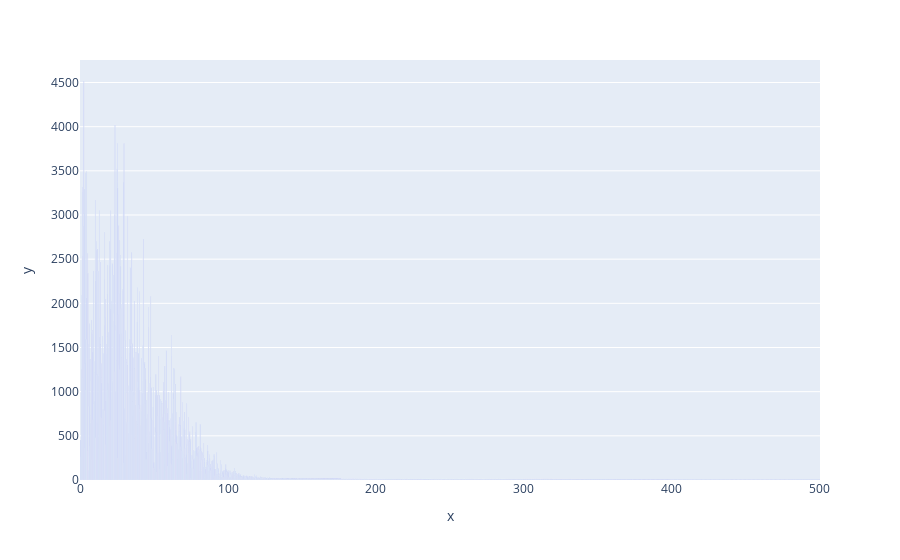

This figure's notebook cell:
### Code cell
px.bar(x=freqs, y=np.abs(fft))

### Figure 1 — Plotly figure (JSON) as saved in the notebook; plotly's stock layout.template omitted (floating-point values rounded to 4 significant figures; data arrays with more than 128 entries replaced by an {"elided": "..."} marker saying what was removed)
{"data": [{"alignmentgroup": "True", "hovertemplate": "x=%{x}<br>y=%{y}<extra></extra>", "legendgroup": "", "marker": {"color": "#636efa", "pattern": {"shape": ""}}, "name": "", "offsetgroup": "", "orientation": "v", "showlegend": false, "textposition": "auto", "type": "bar", "x": {"elided": "2548 float values"}, "xaxis": "x", "y": {"elided": "2548 float values"}, "yaxis": "y"}], "layout": {"barmode": "relative", "legend": {"tracegroupgap": 0}, "margin": {"t": 60}, "xaxis": {"anchor": "y", "domain": [0, 1], "title": {"text": "x"}}, "yaxis": {"anchor": "x", "domain": [0, 1], "title": {"text": "y"}}}}
